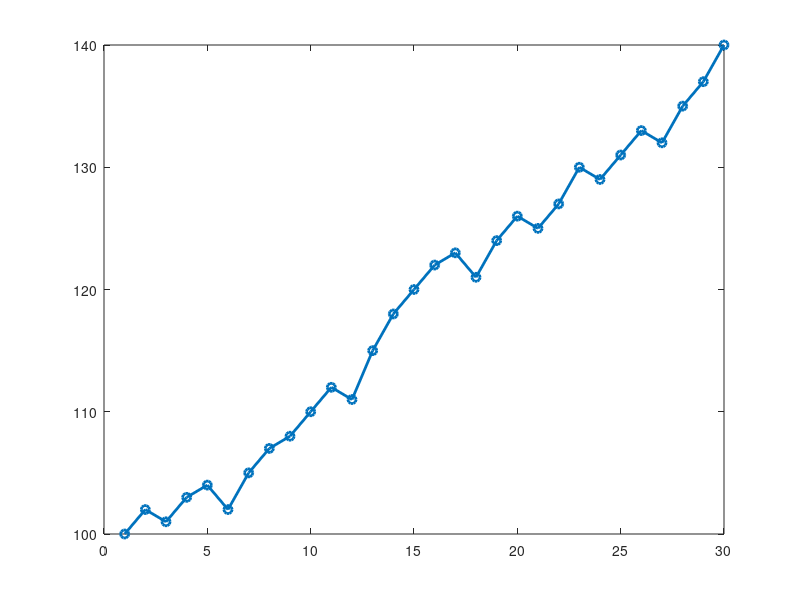

The MATLAB script that drew this image: (Note: this script raises an error after producing the figure.)
% Author Name: Kyle Omiatek
% Email: Omiate75@rowan.edu
% Course: MATLAB Programming - Fall 2024
% Assignment: Assignment 2
% Date: 10/4/2024




% Create the file 'stock_data.txt' with 30 days of fictitious stock prices
stock_prices = [100, 102, 101, 103, 104, 102, 105, 107, 108, 110, 112, 111, 115, 118, 120, 122, 123, 121, 124, 126, 125, 127, 130, 129, 131, 133, 132, 135, 137, 140];
fileID = fopen('stock_data.txt', 'w');
fprintf(fileID, '%.2f\n', stock_prices);
fclose(fileID);


% Read stock data from 'stock_data.txt'
filename = 'stock_data.txt';
stock_prices = load(filename);  % Load stock prices into a vector

% Calculate statistics
avg_price = mean(stock_prices);                   % Average closing price
max_price = max(stock_prices);                    % Highest closing price
min_price = min(stock_prices);                    % Lowest closing price
price_increase_days = sum(diff(stock_prices) > 0);% Number of days stock price increased

% Print the statistics
fprintf('Average closing price: %.2f\n', avg_price);
fprintf('Highest closing price: %.2f\n', max_price);
fprintf('Lowest closing price: %.2f\n', min_price);
fprintf('Number of days the stock price increased: %d\n', price_increase_days);

% Create a line plot
figure;
plot(stock_prices, '-o', 'LineWidth', 2);    % Plot daily closing prices
hold on;
yline(avg_price, '--g', 'LineWidth', 1.5);  % Add average price line
yline(max_price, '--r', 'LineWidth', 1.5);  % Add highest price line
yline(min_price, '--b', 'LineWidth', 1.5);  % Add lowest price line

% Customize the plot
title('Stock Price Analysis Over 30 Days');
xlabel('Day');
ylabel('Closing Price ($)');
legend('Daily Prices', 'Average Price', 'Highest Price', 'Lowest Price', 'Location', 'Best');
grid on;

% Save the plot as an image file
saveas(gcf, 'stock_analysis.png');

% Write summary to 'stock_summary.txt'
summary_file = fopen('stock_summary.txt', 'w');
fprintf(summary_file, 'Stock Price Summary:\n');
fprintf(summary_file, '---------------------\n');
fprintf(summary_file, 'Average closing price: %.2f\n', avg_price);
fprintf(summary_file, 'Highest closing price: %.2f\n', max_price);
fprintf(summary_file, 'Lowest closing price: %.2f\n', min_price);
fprintf(summary_file, 'Number of days the stock price increased: %d\n', price_increase_days);
fclose(summary_file);

% Display a message indicating the analysis is complete
disp('Stock analysis complete. Results saved to ''stock_summary.txt'' and ''stock_analysis.png''.');



